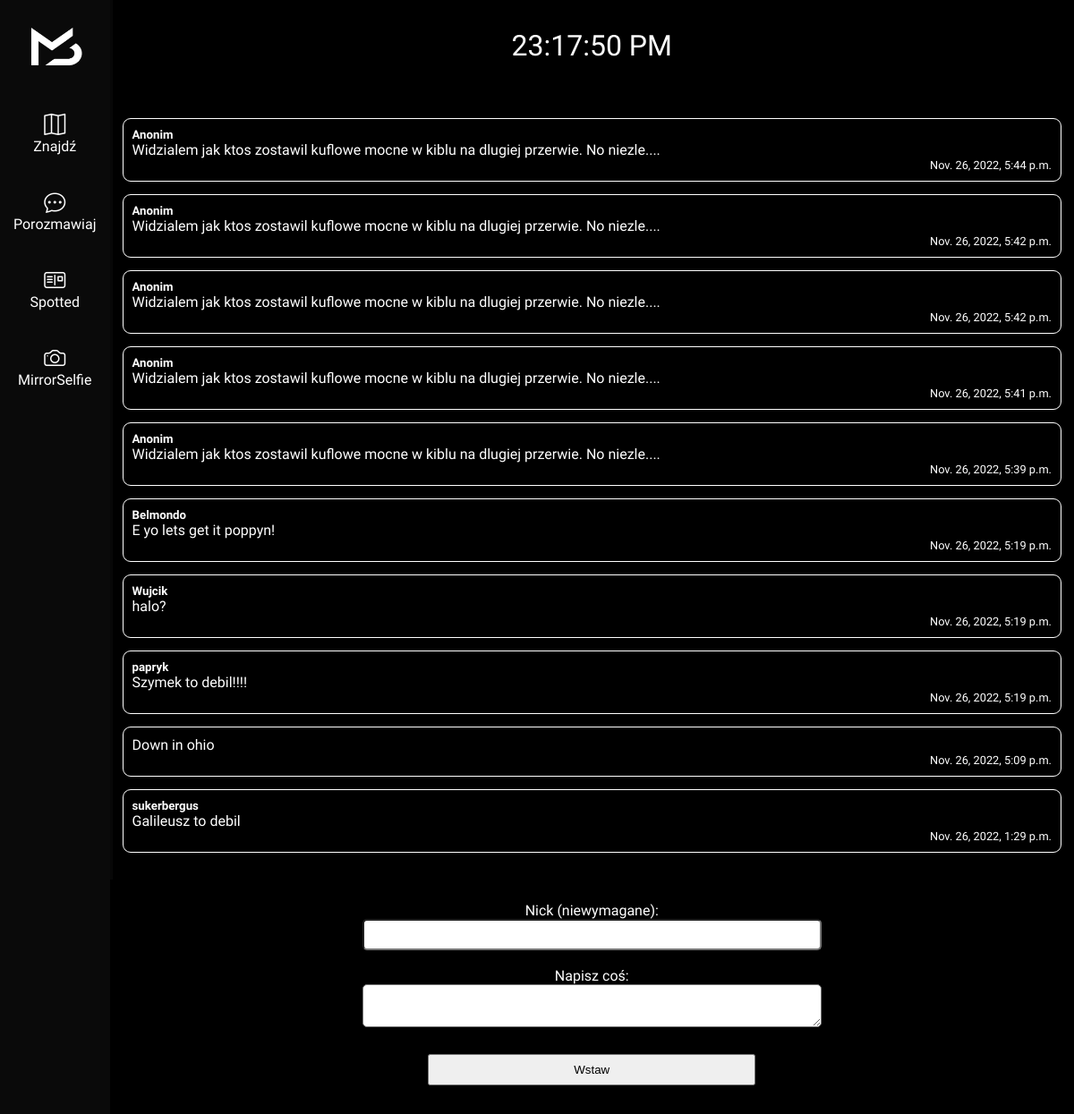
The app's page /spotted/, older data.
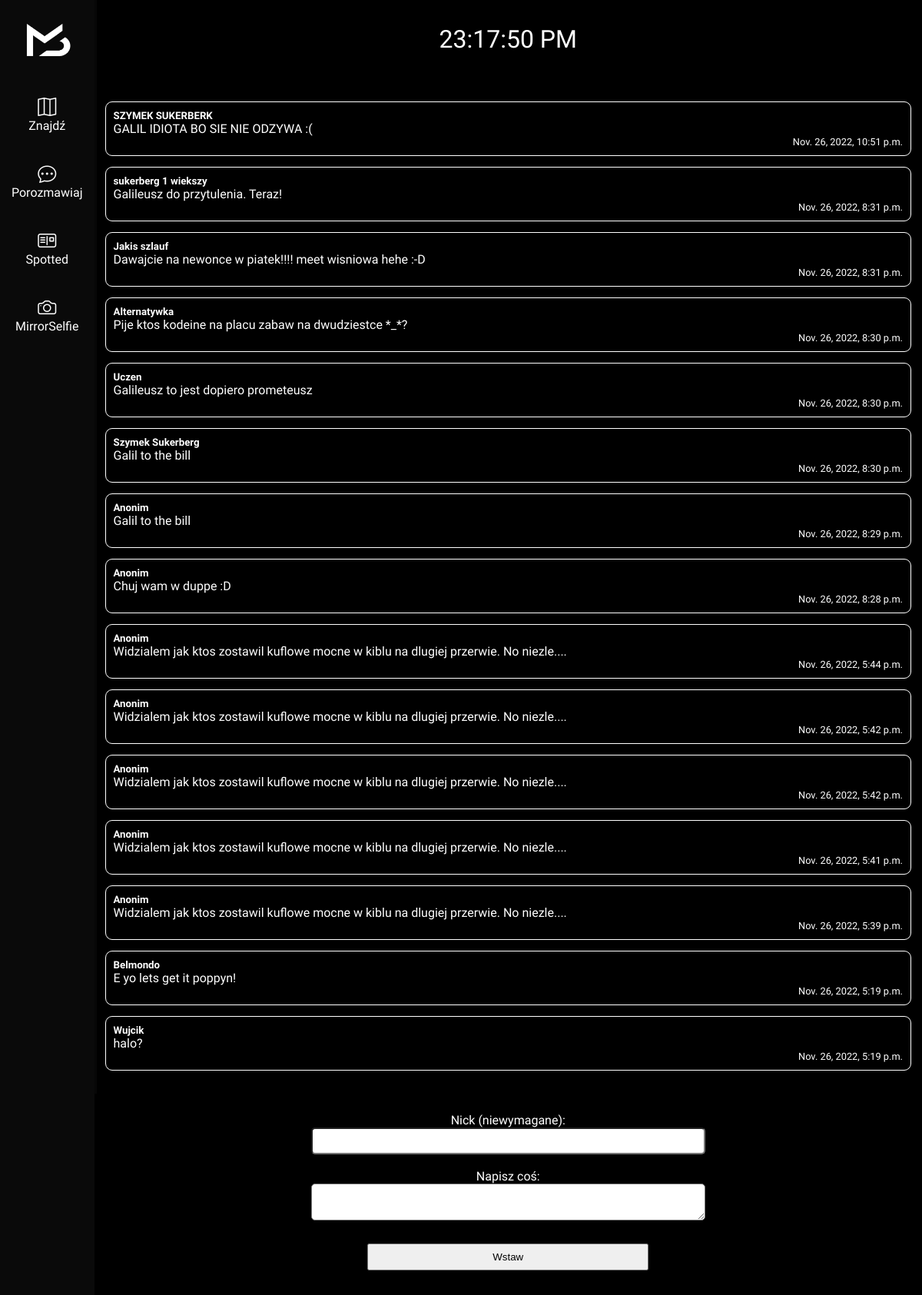
The same page, newer data.
### spotted/models.py (models this page shows, shortened)
class Entry(models.Model):
    nickname = models.TextField(max_length=100, null=True, blank=True)
    text = models.TextField(max_length=1500)
    pub_date = models.DateTimeField()

### spotted/views.py (the view, shortened to what this page needs)
# urls.py: path('spotted/', spotted_view, name='spottedapp'),
def spotted_view(request):
    submitted = False
    form = EntryForm()
    entry_list = Entry.objects.all().order_by('-pub_date')[:15]
    return render(request,'spottedapp.html',{'form': form, 'entry_list': entry_list, 'submitted': submitted})

### spotted/models.py
class EntryForm(forms.Form):
    nickname = forms.CharField(max_length=100, required=False, label="Nick (niewymagane)")
    text = forms.CharField(label='Napisz coś:', max_length=1500, widget=forms.Textarea(attrs={'rows': 2}))

### templates/spottedapp.html (shortened to what this page needs)
{% extends 'base.html' %}
{% load static %}
{% block dynamic_links %}
<link rel="stylesheet" href="{% static 'style-spottedapp.css' %}"/>
{% endblock %}
{% block content %}
<ul class="entry-list">
    {% for entry in entry_list %}
    <div class="entry-wrapper">
        <h5>{{entry.nickname}}</h5>
        <p>{{entry.text}}</p>
        <p class="entry-pub-date">{{entry.pub_date}}</p>
    </div>
    {% endfor %}
</ul>
<div class="form-wrapper">
    <form class="entry-form" method="POST">
        {% for field in form %}
        <div class="field-wrapper">
            {{field.label_tag}}<br/>
            {{field}}
        </div>
        {% endfor %}
        <button type="submit">Wstaw</button>
    </form>
</div>
{% endblock %}

Row changes from the older to the newer data that the page shows:
no longer on this page (row unchanged): Entry: nickname "papryk", text "Szymek to debil!!!!", pub_date "Nov. 26, 2022, 5:19 p.m."
no longer on this page (row unchanged): Entry: text "Down in ohio", pub_date "Nov. 26, 2022, 5:09 p.m."
no longer on this page (row unchanged): Entry: nickname "sukerbergus", text "Galileusz to debil", pub_date "Nov. 26, 2022, 1:29 p.m."
added Entry: nickname "SZYMEK SUKERBERK", text "GALIL IDIOTA BO SIE NIE ODZYWA :(", pub_date "Nov. 26, 2022, 10:51 p.m."
added Entry: nickname "sukerberg 1 wiekszy", text "Galileusz do przytulenia. Teraz!", pub_date "Nov. 26, 2022, 8:31 p.m."
added Entry: nickname "Jakis szlauf", text "Dawajcie na newonce w piatek!!!! meet wisniowa hehe :-D", pub_date "Nov. 26, 2022, 8:31 p.m."
added Entry: nickname "Alternatywka", text "Pije ktos kodeine na placu zabaw na dwudziestce *_*?", pub_date "Nov. 26, 2022, 8:30 p.m."
added Entry: nickname "Uczen", text "Galileusz to jest dopiero prometeusz", pub_date "Nov. 26, 2022, 8:30 p.m."
added Entry: nickname "Szymek Sukerberg", text "Galil to the bill", pub_date "Nov. 26, 2022, 8:30 p.m."
added Entry: nickname "Anonim", text "Galil to the bill", pub_date "Nov. 26, 2022, 8:29 p.m."
added Entry: nickname "Anonim", text "Chuj wam w duppe :D", pub_date "Nov. 26, 2022, 8:28 p.m."
